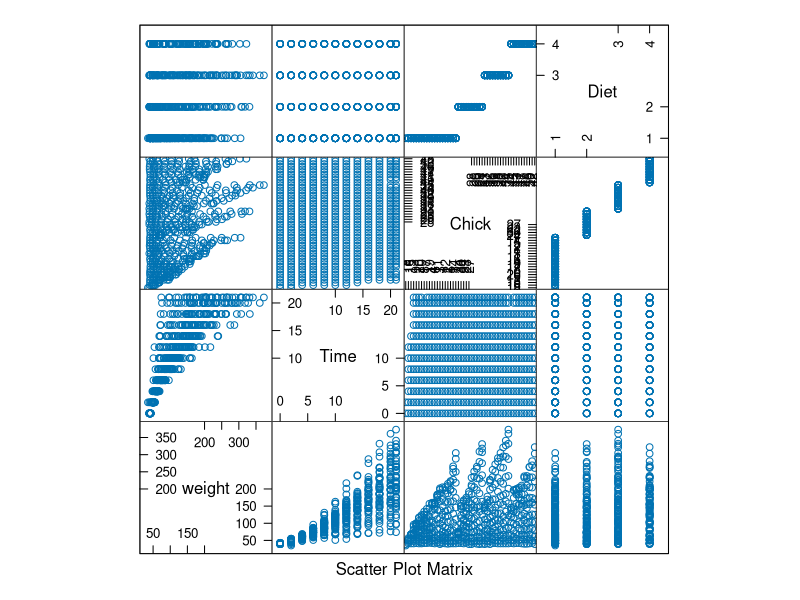
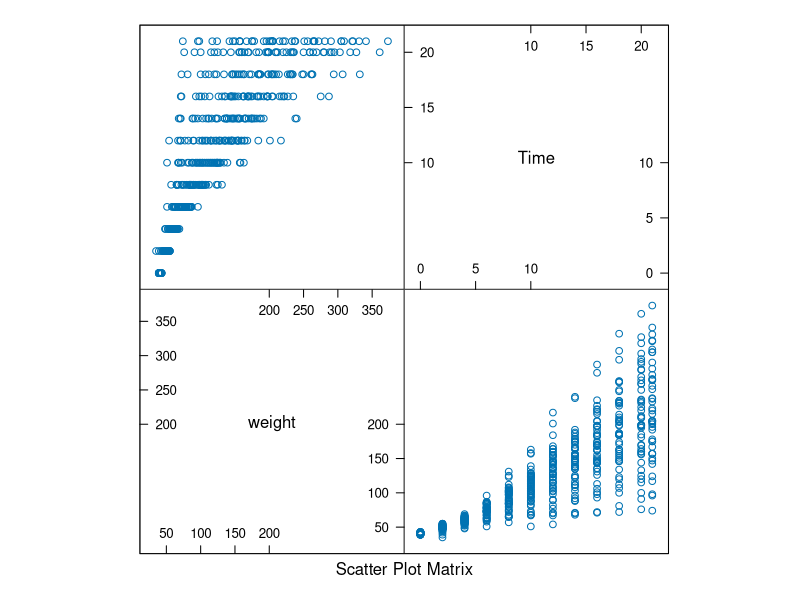
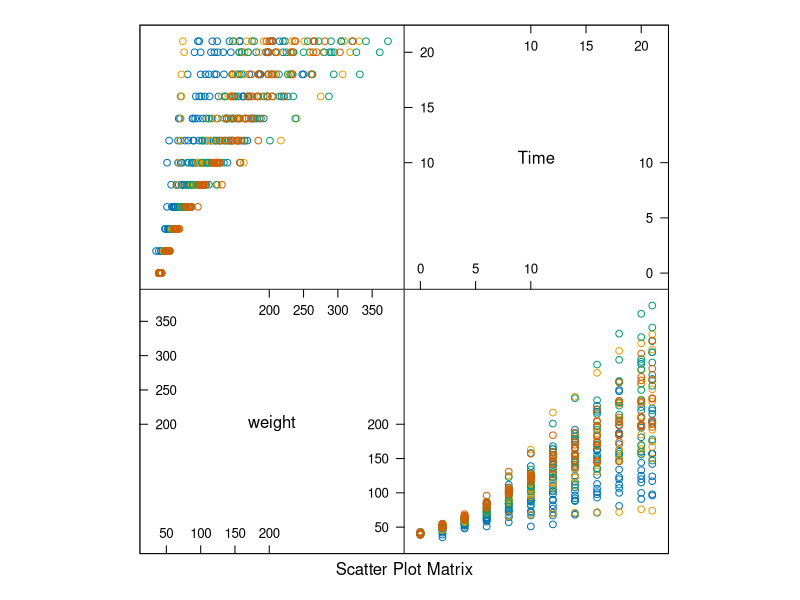
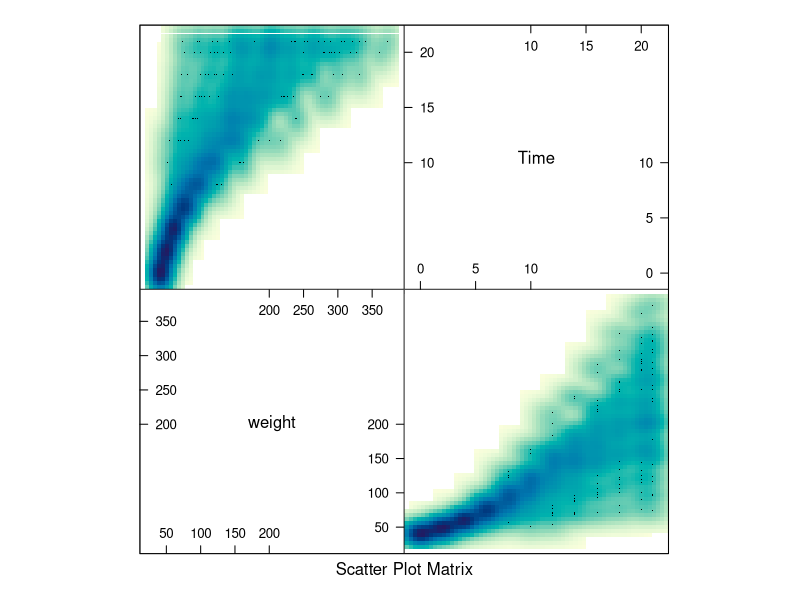
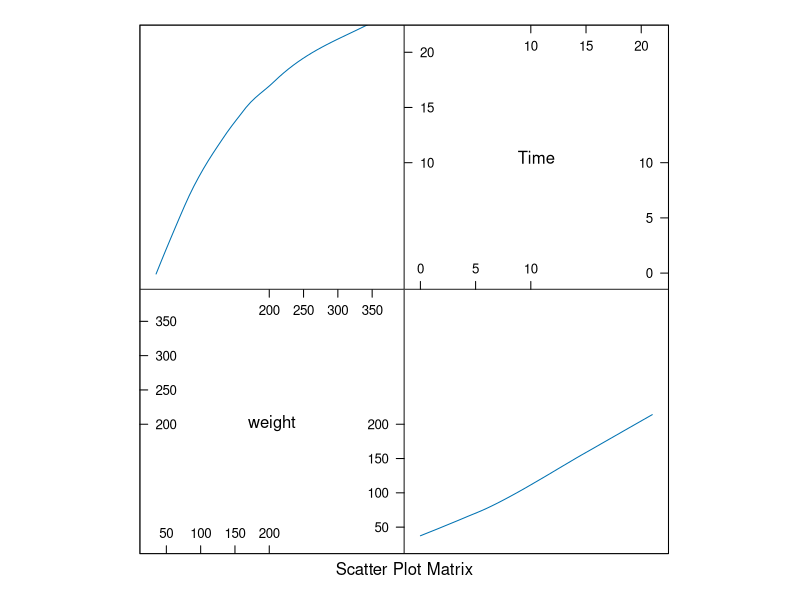
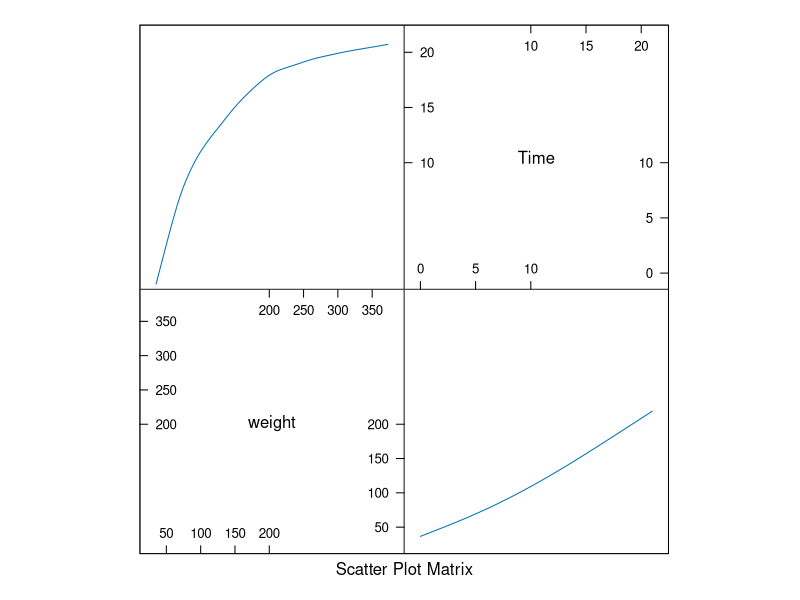
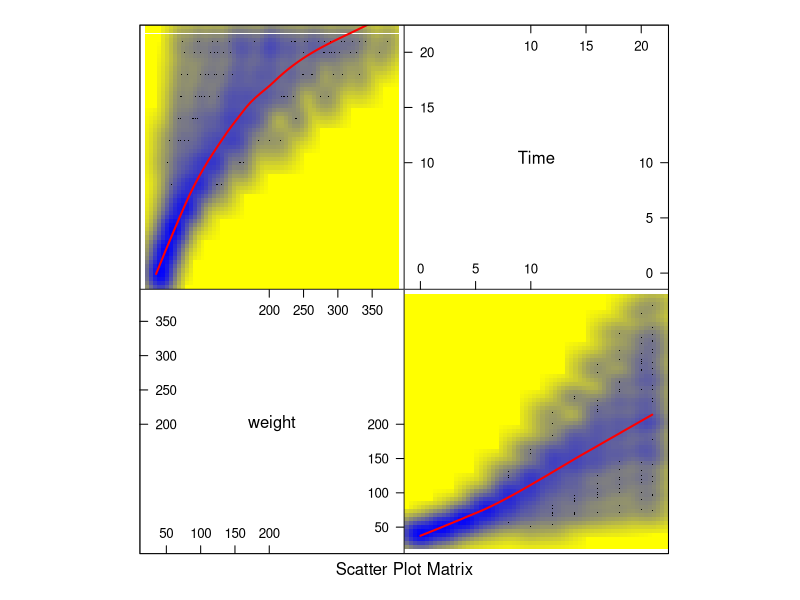

The R script that drew these images, in order:
# lattice SPLOM
# splom(˜data.frame)

# SPLOM == Scatter PLot Matrices

library(lattice)

str(ChickWeight) # so we can see what the formula is doing

splom(~ChickWeight)

splom(~ChickWeight[1:2]) # plots weight & time

splom(~ChickWeight[1:2], 
      groups = Diet, 
      data = ChickWeight) 

# changing graph to smoothscatter plot
splom(~ChickWeight[1:2], 
      groups = Diet, 
      data = ChickWeight,
      panel = panel.smoothScatter)

# other panel options
splom(~ChickWeight[1:2], 
      data = ChickWeight,
      panel = panel.loess)

splom(~ChickWeight[1:2], 
      data = ChickWeight,
      panel = panel.spline)

# combine panels

someColors <- colorRampPalette(c("yellow","blue"))

# create a function to be used with panels
myPanelFunc <- function(x,y,..){
  panel.smoothScatter(x,y, lwd = 1, colramp = someColors)
  panel.loess(x,y, lwd = 2, col = "red")
}

#...then set panel = to the panel plotting function
splom(~ChickWeight[1:2], 
      groups = Diet, 
      data = ChickWeight,
      panel = myPanelFunc
      )
      